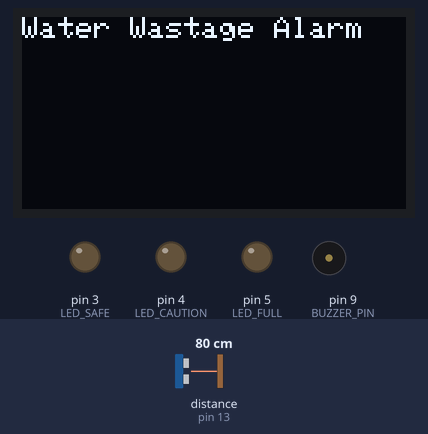
The sketch below on a simulated Arduino Uno, built with avr-gcc and run on an emulated ATmega328P. On the bench: 128×64 one-colour display, output pins drawn as LEDs (lit = HIGH), buzzer (waves = sounding, pin HIGH). Wiring (inferred from the names in the program): ultrasonic range finder: trigger pin 12; echo pin 13. The inputs (shaded band) are chosen by the test bench; at power-on: distance to the obstacle (sensor on pin 13) 80 cm. The echo pulse lasts 58.3 µs per cm; the modem accepts every AT command (registered, SIM ready, sends succeed) and sends nothing else; pins used as bus, display or sensor lines are not drawn.

Above: at 1.1 s.
At 4.2 s:
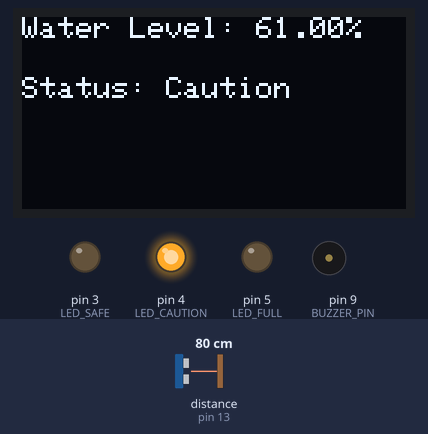
4.3 s: distance to the obstacle (sensor on pin 13) set to 89 cm
At 6.2 s:
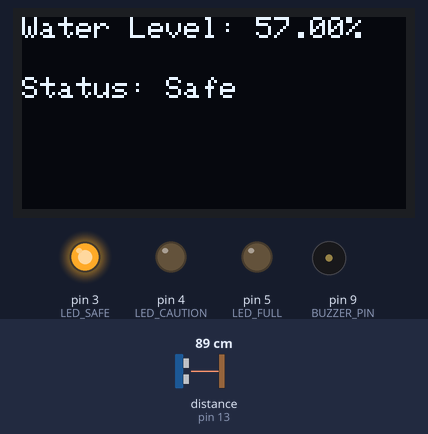
6.6 s: distance to the obstacle (sensor on pin 13) set to 2 cm
At 8.4 s:
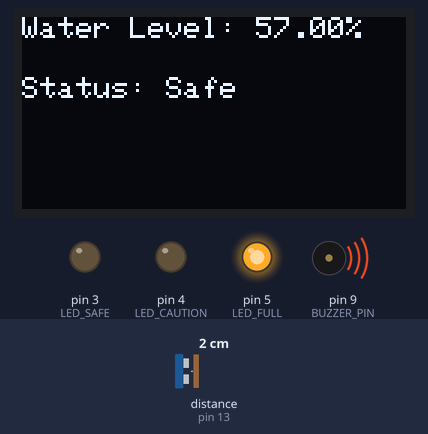
8.7 s: distance to the obstacle (sensor on pin 13) set to 10 cm
12.8 s: distance to the obstacle (sensor on pin 13) set to 15 cm
16.9 s: distance to the obstacle (sensor on pin 13) set to 4 cm
At 21.9 s:
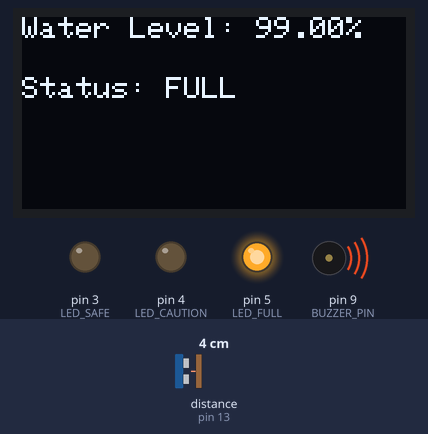
Timing chart, 0 to 23.0 s (numbered marks = the images above; inputs shaded):
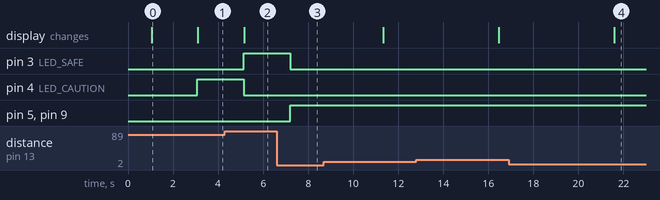

The sketch:

Demo.ino
```cpp
#include <Wire.h>        // Library for I2C communication (OLED)
#include <Adafruit_GFX.h> // Library for graphics on OLED
#include <Adafruit_SSD1306.h> // Library for OLED display
#include <SoftwareSerial.h> // Library for communication with SIM800L (for SMS)

#define TRIG_PIN 12       // Ultrasonic sensor trigger pin
#define ECHO_PIN 13       // Ultrasonic sensor echo pin
#define BUZZER_PIN 9      // Buzzer pin
#define LED_SAFE 3        // Safe level LED
#define LED_CAUTION 4     // Caution level LED
#define LED_FULL 5        // Full level LED

// OLED Display Configuration
#define SCREEN_WIDTH 128
#define SCREEN_HEIGHT 64
Adafruit_SSD1306 display(SCREEN_WIDTH, SCREEN_HEIGHT, &Wire, -1);

// SIM800L Configuration
SoftwareSerial sim800l(7, 8); // RX, TX for SIM800L
const char phoneNumber[] = "+911234567890"; // Replace with your phone number

// Define ultrasonic sensor pins
long duration;
int distance;
float waterLevel;

void setup() {
  // Initialize serial communication
  Serial.begin(9600);
  sim800l.begin(9600);  // Initialize SIM800L communication
  delay(1000);

  // Initialize Ultrasonic sensor
  pinMode(TRIG_PIN, OUTPUT);
  pinMode(ECHO_PIN, INPUT);

  // Initialize Buzzer and LED pins
  pinMode(BUZZER_PIN, OUTPUT);
  pinMode(LED_SAFE, OUTPUT);
  pinMode(LED_CAUTION, OUTPUT);
  pinMode(LED_FULL, OUTPUT);

  // Initialize OLED display
  if (!display.begin(SSD1306_I2C_ADDRESS, SCREEN_WIDTH, SCREEN_HEIGHT, &Wire)) {
    Serial.println(F("SSD1306 allocation failed"));
    while (true);
  }
  display.clearDisplay();
  display.setTextSize(1);
  display.setTextColor(SSD1306_WHITE);
  display.setCursor(0, 0);
  display.println("Water Wastage Alarm");
  display.display();
  delay(2000);  // Wait for a couple of seconds to display the welcome message
}

void loop() {
  // Measure water level using Ultrasonic sensor
  digitalWrite(TRIG_PIN, LOW);
  delayMicroseconds(2);
  digitalWrite(TRIG_PIN, HIGH);
  delayMicroseconds(10);
  digitalWrite(TRIG_PIN, LOW);
  duration = pulseIn(ECHO_PIN, HIGH);

  // Calculate distance and water level percentage
  distance = duration * 0.034 / 2;  // Distance in cm
  waterLevel = (100 - (distance / 2));  // Convert to percentage (assuming a tank height of 200 cm)

  // Display water level on OLED screen
  display.clearDisplay();
  display.setCursor(0, 0);
  display.print("Water Level: ");
  display.print(waterLevel);
  display.print("%");

  // Display status and control buzzer & LEDs
  if (waterLevel >= 95) {
    display.setCursor(0, 20);
    display.println("Status: FULL");
    digitalWrite(BUZZER_PIN, HIGH);  // Turn on buzzer
    digitalWrite(LED_FULL, HIGH);    // Turn on Full LED
    digitalWrite(LED_CAUTION, LOW);  // Turn off Caution LED
    digitalWrite(LED_SAFE, LOW);     // Turn off Safe LED
    sendSMS();  // Send SMS if water level is full
  } else if (waterLevel >= 60) {
    display.setCursor(0, 20);
    display.println("Status: Caution");
    digitalWrite(BUZZER_PIN, LOW);  // Turn off buzzer
    digitalWrite(LED_CAUTION, HIGH); // Turn on Caution LED
    digitalWrite(LED_FULL, LOW);    // Turn off Full LED
    digitalWrite(LED_SAFE, LOW);    // Turn off Safe LED
  } else {
    display.setCursor(0, 20);
    display.println("Status: Safe");
    digitalWrite(BUZZER_PIN, LOW);  // Turn off buzzer
    digitalWrite(LED_SAFE, HIGH);   // Turn on Safe LED
    digitalWrite(LED_CAUTION, LOW); // Turn off Caution LED
    digitalWrite(LED_FULL, LOW);    // Turn off Full LED
  }

  display.display();  // Update display
  delay(1000);  // Delay before next measurement
}

void sendSMS() {
  sim800l.println("AT+CMGF=1");  // Set SMS to text mode
  delay(1000);
  sim800l.print("AT+CMGS=\"");    // Send SMS to the specified phone number
  sim800l.print(phoneNumber);
  sim800l.println("\"");
  delay(1000);
  sim800l.println("Alert! Water tank is full. Please switch off the pump.");
  delay(1000);
  sim800l.write(26);  // Send the SMS (Ctrl+Z)
  delay(1000);
}
```

Measured:
- the behaviour switches between 83 and 84 cm on distance to the obstacle (sensor on pin 13) (found by bisection; images 1 and 2)
- after the input at 4.3 s, pin 3 (LED_SAFE): LOW → HIGH after 0.84 s; pin 4 (LED_CAUTION): HIGH → LOW after 0.84 s; the display: changes after 0.87 s (image 2)
- after the input at 6.6 s, pin 3 (LED_SAFE): HIGH → LOW after 0.61 s; pin 5 (LED_FULL), pin 9 (BUZZER_PIN): LOW → HIGH after 0.61 s
- after the input at 16.9 s, pin 4 (LED_CAUTION): stays LOW (without the input it goes to HIGH after 0.56 s); pin 5 (LED_FULL), pin 9 (BUZZER_PIN): stays HIGH (without the input it goes to LOW after 0.56 s); the display: changes after 4.7 s (image 4)
- what the display in image 0 shows lasts 2.0 s, from 1.1 s to 3.1 s
